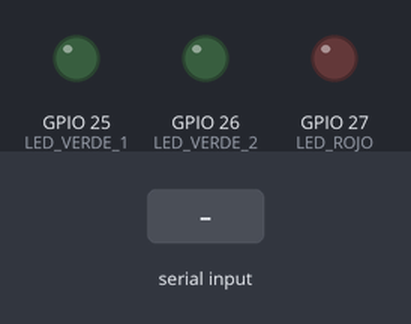
This sketch was run on a simulated ESP32. On the bench: output pins drawn as LEDs (lit = HIGH). The test bench sets the inputs (shaded band).

Above: at 1.2 s.
1.3 s: "MODE1\n" received over Serial
At 1.6 s:
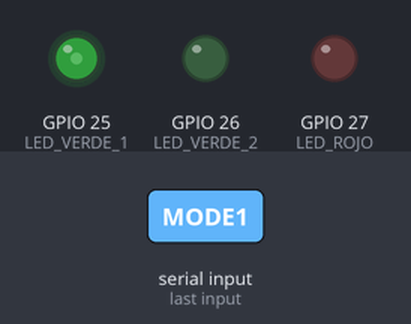
4.3 s: "VICTORY\n" received over Serial
At 5.1 s:
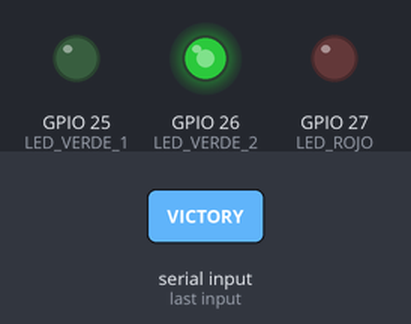
5.8 s: "OFF\n" received over Serial
At 6.2 s:
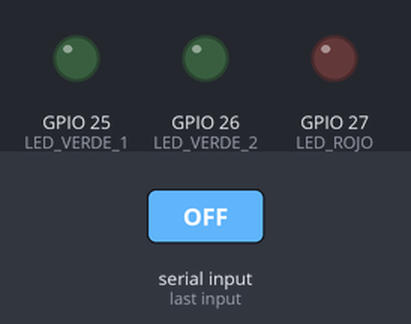
Timing chart, 0 to 8.8 s (numbered marks = the images above; inputs shaded):
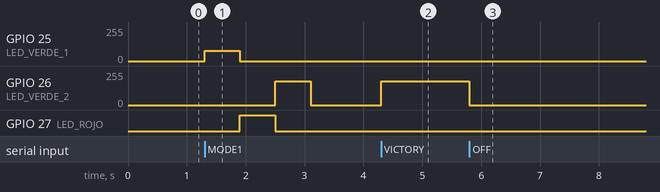

Measured:
- after the input at 1.3 s, GPIO 25 (LED_VERDE_1): 0/255 → 77/255 at once, → 0/255 0.60 s later; GPIO 26 (LED_VERDE_2): 0/255 → 179/255 after 1.2 s, → 0/255 0.60 s later; GPIO 27 (LED_ROJO): LOW → HIGH after 0.60 s, → LOW 0.60 s later
- after the input at 4.3 s, GPIO 26 (LED_VERDE_2): 0/255 → 179/255 at once
- after the input at 5.8 s, GPIO 26 (LED_VERDE_2): 179/255 → 0/255 at once

The sketch:

sketch_sep29actividad4.ino
```cpp
// ============================================================
// ACTIVIDAD 4
// CONTROL DE ILUMINACION MEDIANTE GESTOS
// ESP32 + MEDIAPIPE + PYTHON
// ============================================================


// ============================================================
// PINES
// ============================================================

const int LED_VERDE_1 = 25;
const int LED_ROJO    = 27;
const int LED_VERDE_2 = 26;


// ============================================================
// APAGAR TODOS LOS LED
// ============================================================

void apagarTodos() {

  analogWrite(LED_VERDE_1, 0);
  analogWrite(LED_ROJO, 0);
  analogWrite(LED_VERDE_2, 0);
}


// ============================================================
// 30% DE INTENSIDAD
// PUÑO
// VERDE 1
// ============================================================

void nivel30() {

  apagarTodos();

  analogWrite(LED_VERDE_1, 77);
}


// ============================================================
// 70% DE INTENSIDAD
// DOS DEDOS
// VERDE 2
// ============================================================

void nivel70() {

  apagarTodos();

  analogWrite(LED_VERDE_2, 179);
}


// ============================================================
// 100% DE INTENSIDAD
// MANO ABIERTA
// ROJO
// ============================================================

void nivel100() {

  apagarTodos();

  analogWrite(LED_ROJO, 255);
}


// ============================================================
// MODO 1
// PULGAR ABAJO
//
// SECUENCIA:
// VERDE 1 -> ROJO -> VERDE 2
// ============================================================

void modo1() {

  // --------------------------------
  // PASO 1 - VERDE 1
  // --------------------------------

  apagarTodos();

  analogWrite(LED_VERDE_1, 77);

  delay(600);


  // --------------------------------
  // PASO 2 - ROJO
  // --------------------------------

  apagarTodos();

  analogWrite(LED_ROJO, 255);

  delay(600);


  // --------------------------------
  // PASO 3 - VERDE 2
  // --------------------------------

  apagarTodos();

  analogWrite(LED_VERDE_2, 179);

  delay(600);


  // --------------------------------
  // FINAL
  // --------------------------------

  apagarTodos();

  delay(300);
}


// ============================================================
// MODO 2
// PULGAR ARRIBA
//
// SECUENCIA:
// VERDE 2 -> ROJO -> VERDE 1
// ============================================================

void modo2() {

  // --------------------------------
  // PASO 1 - VERDE 2
  // --------------------------------

  apagarTodos();

  analogWrite(LED_VERDE_2, 179);

  delay(600);


  // --------------------------------
  // PASO 2 - ROJO
  // --------------------------------

  apagarTodos();

  analogWrite(LED_ROJO, 255);

  delay(600);


  // --------------------------------
  // PASO 3 - VERDE 1
  // --------------------------------

  apagarTodos();

  analogWrite(LED_VERDE_1, 77);

  delay(600);


  // --------------------------------
  // FINAL
  // --------------------------------

  apagarTodos();

  delay(300);
}


// ============================================================
// CONFIGURACION
// ============================================================

void setup() {

  Serial.begin(115200);

  pinMode(LED_VERDE_1, OUTPUT);
  pinMode(LED_ROJO, OUTPUT);
  pinMode(LED_VERDE_2, OUTPUT);

  apagarTodos();
}


// ============================================================
// PROGRAMA PRINCIPAL
// ============================================================

void loop() {

  if (Serial.available() > 0) {

    String comando = Serial.readStringUntil('\n');

    comando.trim();


    // --------------------------------
    // PUÑO
    // 30%
    // --------------------------------

    if (comando == "FIST") {

      nivel30();
    }


    // --------------------------------
    // DOS DEDOS
    // 70%
    // --------------------------------

    else if (comando == "VICTORY") {

      nivel70();
    }


    // --------------------------------
    // MANO ABIERTA
    // 100%
    // --------------------------------

    else if (comando == "OPEN") {

      nivel100();
    }


    // --------------------------------
    // PULGAR ABAJO
    // MODO 1
    // --------------------------------

    else if (comando == "MODE1") {

      modo1();
    }


    // --------------------------------
    // PULGAR ARRIBA
    // MODO 2
    // --------------------------------

    else if (comando == "MODE2") {

      modo2();
    }


    // --------------------------------
    // APAGAR
    // --------------------------------

    else if (comando == "OFF") {

      apagarTodos();
    }
  }
}
```
